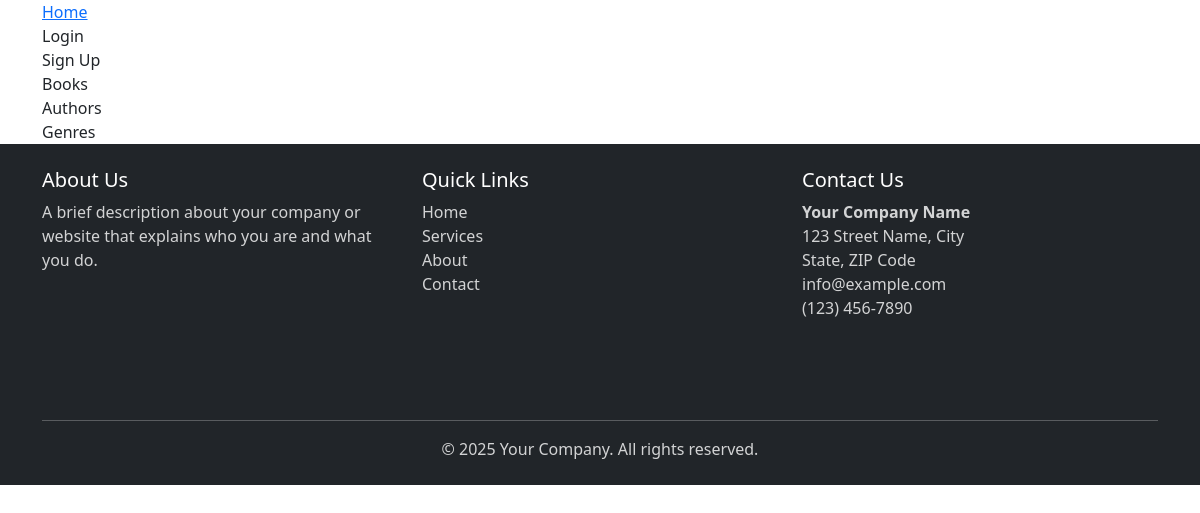
The app's page /bookstore_app/author_list/, older data.
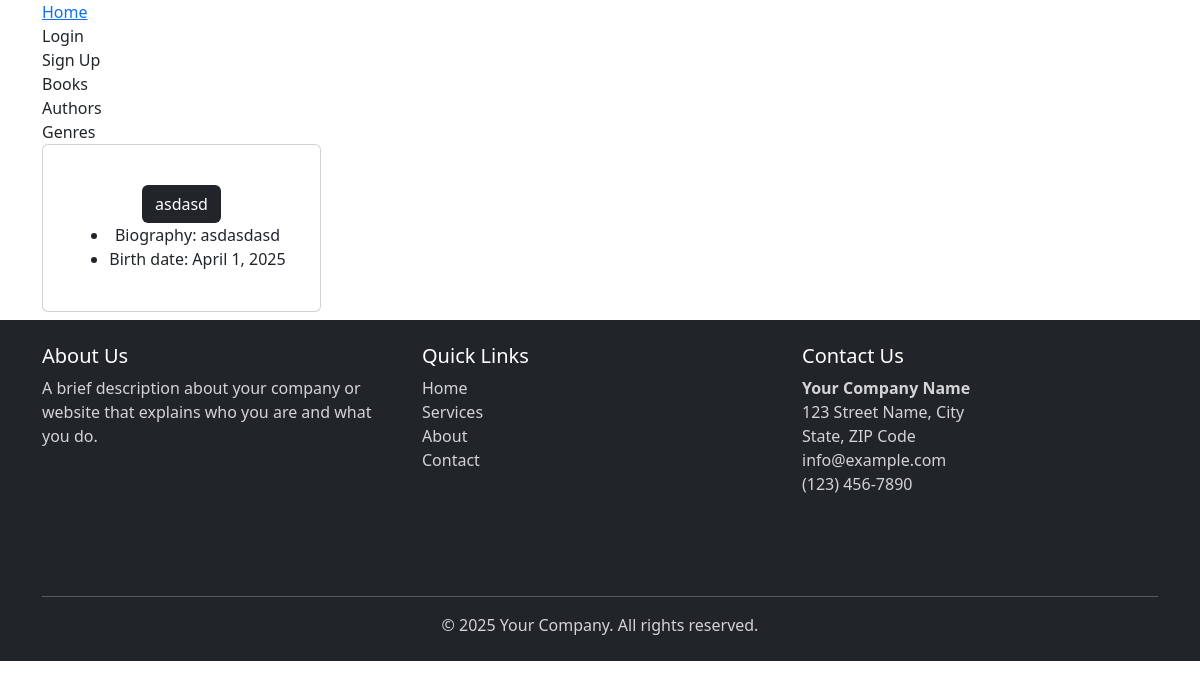
The same page, newer data.
### bookstore_app/models.py (models this page shows, shortened)
class Author(models.Model):
    name = models.CharField(max_length=100)
    biography = models.TextField()
    birth_date = models.DateField()

### bookstore_app/views.py (the view)
# urls.py: path('author_list/', views.AuthorListView, name='bookstore_app.author_list'),
def AuthorListView(request):
    authors = Author.objects.all()
    template_data = {}
    template_data['title'] = 'Authors'
    template_data['authors'] = authors
    return render(request, 'bookstore_app/author_list.html', {'template_data': template_data})

### templates/bookstore_app/author_list.html (shortened to what this page needs)
{% extends 'base.html' %}
{% block content %}
{% for author in template_data.authors %}
      <div class="col-md-4 col-lg-3 mb-2">
        <div class="p-2 card align-items-center pt-4">
          <div class="card-body text-center">
            <a href="{% url 'bookstore_app.author_detail' id=author.id %}" class="btn bg-dark text-white">
              {{ author.name }}
            </a>
            <ul>
                <li>Biography: {{author.biography}}</li>
                <li>Birth date: {{author.birth_date}}</li>
            </ul>
          </div>
        </div>
      </div>
{% endfor %}
{% endblock %}

Row changes from the older to the newer data that the page shows:
added Author: name "asdasd", biography "asdasdasd", birth_date "April 1, 2025"
